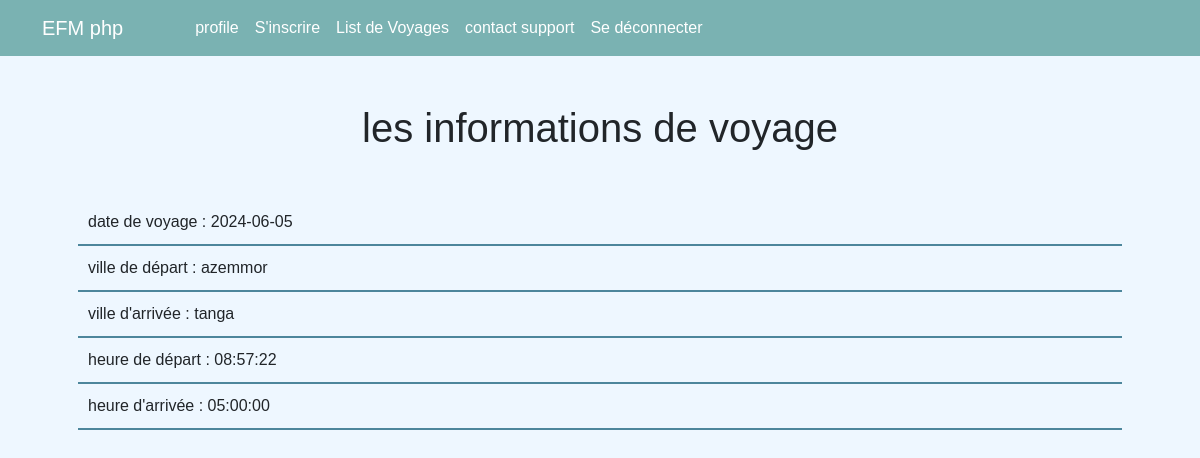
The page /pages/afficher_inf.php?codeInsc=28 (signed in) on the database its author committed.
### tables this page shows
CREATE TABLE `inscription` (
  `codeInsc` int(11) NOT NULL,
  `codeEmp` int(11) DEFAULT NULL,
  `codeVoyage` int(11) DEFAULT NULL,
  `nbrePers` int(11) DEFAULT NULL,
  `dateVoy` date DEFAULT NULL
);

CREATE TABLE `description_voyage` (
  `codeDesc` int(11) NOT NULL,
  `description` varchar(255) DEFAULT NULL,
  `villeD` varchar(255) DEFAULT NULL,
  `villeA` varchar(255) DEFAULT NULL
);

CREATE TABLE `voyage` (
  `codeVoyage` int(11) NOT NULL,
  `codeTrans` int(11) DEFAULT NULL,
  `codeDesc` int(11) DEFAULT NULL,
  `prixTicket` int(11) DEFAULT NULL,
  `duree` time DEFAULT NULL,
  `heureDepart` time DEFAULT NULL
);

### pages/afficher_inf.php (the view, shortened to what this page needs)
<?php
  if(!empty($_SESSION['user'])){
  include 'init.php' ;
  require_once $includes.'conxDB.php' ;
  $codeInsc =$_GET['codeInsc'] ;
  $sql ="SELECT  codeInsc , inscription.codeInsc , inscription.dateVoy ,
   voyage.codeDesc ,  description_voyage.codeDesc , description_voyage.villeD ,
    description_voyage.villeA ,heureDepart  ,  duree
   FROM voyage
   INNER JOIN description_voyage
   ON voyage.codeDesc = description_voyage.codeDesc
   INNER JOIN inscription
   ON inscription.codeInsc= codeInsc
   WHERE codeInsc =$codeInsc
   ";
   $req=$con->prepare($sql) ;
   $req->execute() ;
   $res= $req->fetch(PDO::FETCH_ASSOC) ;
?>
<?php
 include $includes."header.php";
 include $includes."navbar.php";
?>
   <div class="container p-5">
      <h1 style="text-align: center;">les informations de voyage  </h1>
       <ul class="info_profile mt-5">
          <li >date de voyage  : <?= $res['dateVoy'] ?> </li>
          <li >ville de départ :  <?= $res['villeD'] ?> </li>
          <li >ville d'arrivée : <?= $res['villeA'] ?> </li>
          <li >heure de départ : <?= $res['heureDepart'] ?> </li>
          <li >heure d'arrivée : <?=  $res['duree']  ?></li>
       </ul>
   </div>
 <?php
  include $includes.'footer.php' ;
 }else {
    header("location:connEmp.php") ;
 }
 ?>

### css/style.css (style rules this page uses)
* { padding: 0%; margin: 0%; box-sizing: border-box; font-family: Arial, Helvetica, sans-serif !important; }
body { background-color:#EEF7FF !important; }
.container { position: relative; }
.info_profile, .ul_dashbord { list-style-type: none; padding: 0%; }
.info_profile li , .ul_dashbord a { padding: 10px; border-bottom: 2px solid #4D869C; }

### rows shown on the page
inscription: dateVoy "2024-06-05"
description_voyage: villeD "azemmor", villeA "tanga"
voyage: heureDepart "08:57:22", duree "05:00:00"
